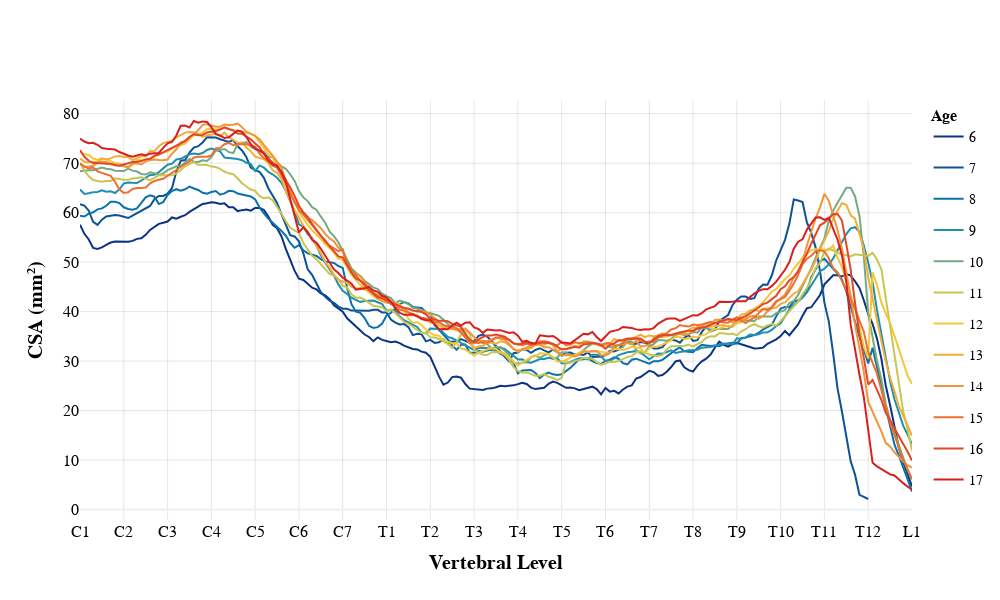

The cell this chart's notebook holds for it:
### Markdown cell above
### 1. Spinal cord cross-sectional area (CSA)

### Code cell
plot_morphometrics(morphometrics_df, 'CSA','CSA (mm²)')

### Figure 1 — Plotly figure (JSON) as saved in the notebook; plotly's stock layout.template omitted (floating-point values rounded to 4 significant figures; data arrays with more than 128 entries replaced by an {"elided": "..."} marker saying what was removed)
{"data": [{"legendgroup": "Age 6", "line": {"color": "rgb(12, 51, 131)", "width": 2}, "marker": {"size": 6}, "mode": "lines", "name": "6", "type": "scatter", "x": {"elided": "191 float values"}, "y": {"elided": "191 float values"}}, {"legendgroup": "Age 7", "line": {"color": "rgb(11, 82, 151)", "width": 2}, "marker": {"size": 6}, "mode": "lines", "name": "7", "type": "scatter", "x": {"elided": "181 float values"}, "y": {"elided": "181 float values"}}, {"legendgroup": "Age 8", "line": {"color": "rgb(11, 113, 171)", "width": 2}, "marker": {"size": 6}, "mode": "lines", "name": "8", "type": "scatter", "x": {"elided": "191 float values"}, "y": {"elided": "191 float values"}}, {"legendgroup": "Age 9", "line": {"color": "rgb(31, 143, 174)", "width": 2}, "marker": {"size": 6}, "mode": "lines", "name": "9", "type": "scatter", "x": {"elided": "191 float values"}, "y": {"elided": "191 float values"}}, {"legendgroup": "Age 10", "line": {"color": "rgb(115, 170, 127)", "width": 2}, "marker": {"size": 6}, "mode": "lines", "name": "10", "type": "scatter", "x": {"elided": "191 float values"}, "y": {"elided": "191 float values"}}, {"legendgroup": "Age 11", "line": {"color": "rgb(200, 197, 80)", "width": 2}, "marker": {"size": 6}, "mode": "lines", "name": "11", "type": "scatter", "x": {"elided": "191 float values"}, "y": {"elided": "191 float values"}}, {"legendgroup": "Age 12", "line": {"color": "rgb(242, 199, 56)", "width": 2}, "marker": {"size": 6}, "mode": "lines", "name": "12", "type": "scatter", "x": {"elided": "191 float values"}, "y": {"elided": "191 float values"}}, {"legendgroup": "Age 13", "line": {"color": "rgb(242, 174, 56)", "width": 2}, "marker": {"size": 6}, "mode": "lines", "name": "13", "type": "scatter", "x": {"elided": "191 float values"}, "y": {"elided": "191 float values"}}, {"legendgroup": "Age 14", "line": {"color": "rgb(242, 149, 56)", "width": 2}, "marker": {"size": 6}, "mode": "lines", "name": "14", "type": "scatter", "x": {"elided": "191 float values"}, "y": {"elided": "191 float values"}}, {"legendgroup": "Age 15", "line": {"color": "rgb(235, 112, 49)", "width": 2}, "marker": {"size": 6}, "mode": "lines", "name": "15", "type": "scatter", "x": {"elided": "191 float values"}, "y": {"elided": "191 float values"}}, {"legendgroup": "Age 16", "line": {"color": "rgb(226, 71, 39)", "width": 2}, "marker": {"size": 6}, "mode": "lines", "name": "16", "type": "scatter", "x": {"elided": "191 float values"}, "y": {"elided": "191 float values"}}, {"legendgroup": "Age 17", "line": {"color": "rgb(217, 30, 30)", "width": 2}, "marker": {"size": 6}, "mode": "lines", "name": "17", "type": "scatter", "x": {"elided": "191 float values"}, "y": {"elided": "191 float values"}}], "layout": {"height": 600, "legend": {"font": {"color": "black", "family": "Arial", "size": 14}, "title": {"font": {"color": "black", "family": "Arial", "size": 16, "weight": "bold"}, "text": "Age"}}, "title": {"text": " "}, "width": 1000, "xaxis": {"gridcolor": "rgba(0, 0, 0, 0.1)", "tickangle": 0, "tickcolor": "black", "tickfont": {"color": "black", "family": "Arial", "size": 16}, "tickmode": "array", "ticktext": ["C1", "C2", "C3", "C4", "C5", "C6", "C7", "T1", "T2", "T3", "T4", "T5", "T6", "T7", "T8", "T9", "T10", "T11", "T12", "L1"], "tickvals": [1, 2, 3, 4, 5, 6, 7, 8, 9, 10, 11, 12, 13, 14, 15, 16, 17, 18, 19, 20], "title": {"font": {"color": "black", "family": "Arial", "size": 20, "weight": "bold"}, "text": "Vertebral Level"}}, "yaxis": {"gridcolor": "rgba(0, 0, 0, 0.1)", "tickcolor": "black", "tickfont": {"color": "black", "family": "Arial", "size": 16}, "title": {"font": {"color": "black", "family": "Arial", "size": 20, "weight": "bold"}, "text": "CSA (mm²)"}}}}
